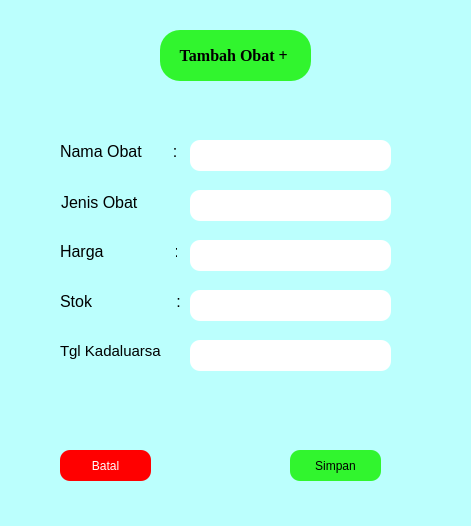
<?xml version="1.0" encoding="UTF-8"?>
<ui version="4.0">
 <class>MainWindow</class>
 <widget class="QMainWindow" name="MainWindow">
  <property name="geometry">
   <rect>
    <x>0</x>
    <y>0</y>
    <width>471</width>
    <height>526</height>
   </rect>
  </property>
  <property name="windowTitle">
   <string>MainWindow</string>
  </property>
  <property name="styleSheet">
   <string notr="true">background-color: rgb(187, 255, 253);</string>
  </property>
  <widget class="QWidget" name="centralwidget">
   <widget class="QLabel" name="label">
    <property name="geometry">
     <rect>
      <x>160</x>
      <y>30</y>
      <width>151</width>
      <height>51</height>
     </rect>
    </property>
    <property name="font">
     <font>
      <family>Times New Roman</family>
      <pointsize>12</pointsize>
      <bold>true</bold>
     </font>
    </property>
    <property name="styleSheet">
     <string notr="true">background-color: rgb(49, 245, 46);
border-radius: 20px;</string>
    </property>
    <property name="text">
     <string>     Tambah Obat +</string>
    </property>
   </widget>
   <widget class="QLabel" name="label_2">
    <property name="geometry">
     <rect>
      <x>60</x>
      <y>140</y>
      <width>116</width>
      <height>22</height>
     </rect>
    </property>
    <property name="font">
     <font>
      <pointsize>12</pointsize>
     </font>
    </property>
    <property name="text">
     <string>Nama Obat       :</string>
    </property>
   </widget>
   <widget class="QLabel" name="label_3">
    <property name="geometry">
     <rect>
      <x>61</x>
      <y>191</y>
      <width>117</width>
      <height>22</height>
     </rect>
    </property>
    <property name="font">
     <font>
      <pointsize>12</pointsize>
     </font>
    </property>
    <property name="text">
     <string>Jenis Obat         :</string>
    </property>
   </widget>
   <widget class="QLabel" name="label_4">
    <property name="geometry">
     <rect>
      <x>60</x>
      <y>240</y>
      <width>117</width>
      <height>22</height>
     </rect>
    </property>
    <property name="font">
     <font>
      <pointsize>12</pointsize>
     </font>
    </property>
    <property name="text">
     <string>Harga                :</string>
    </property>
   </widget>
   <widget class="QLabel" name="label_5">
    <property name="geometry">
     <rect>
      <x>60</x>
      <y>290</y>
      <width>121</width>
      <height>22</height>
     </rect>
    </property>
    <property name="font">
     <font>
      <pointsize>12</pointsize>
     </font>
    </property>
    <property name="text">
     <string>Stok                   :</string>
    </property>
   </widget>
   <widget class="QLineEdit" name="lineEdit_2">
    <property name="enabled">
     <bool>true</bool>
    </property>
    <property name="geometry">
     <rect>
      <x>190</x>
      <y>190</y>
      <width>201</width>
      <height>31</height>
     </rect>
    </property>
    <property name="styleSheet">
     <string notr="true">background-color: rgb(255, 255, 255);
border-radius: 10px;</string>
    </property>
   </widget>
   <widget class="QLineEdit" name="lineEdit_3">
    <property name="enabled">
     <bool>true</bool>
    </property>
    <property name="geometry">
     <rect>
      <x>190</x>
      <y>240</y>
      <width>201</width>
      <height>31</height>
     </rect>
    </property>
    <property name="styleSheet">
     <string notr="true">background-color: rgb(255, 255, 255);
border-radius: 10px;</string>
    </property>
   </widget>
   <widget class="QLineEdit" name="lineEdit_4">
    <property name="enabled">
     <bool>true</bool>
    </property>
    <property name="geometry">
     <rect>
      <x>190</x>
      <y>290</y>
      <width>201</width>
      <height>31</height>
     </rect>
    </property>
    <property name="styleSheet">
     <string notr="true">background-color: rgb(255, 255, 255);
border-radius: 10px;</string>
    </property>
   </widget>
   <widget class="QPushButton" name="pushButton">
    <property name="geometry">
     <rect>
      <x>290</x>
      <y>450</y>
      <width>91</width>
      <height>31</height>
     </rect>
    </property>
    <property name="styleSheet">
     <string notr="true">border-radius: 10px;
background-color: rgb(49, 245, 46);</string>
    </property>
    <property name="text">
     <string>Simpan</string>
    </property>
   </widget>
   <widget class="QLineEdit" name="lineEdit">
    <property name="enabled">
     <bool>true</bool>
    </property>
    <property name="geometry">
     <rect>
      <x>190</x>
      <y>140</y>
      <width>201</width>
      <height>31</height>
     </rect>
    </property>
    <property name="styleSheet">
     <string notr="true">background-color: rgb(255, 255, 255);
border-radius: 10px;</string>
    </property>
   </widget>
   <widget class="QPushButton" name="pushButton_2">
    <property name="geometry">
     <rect>
      <x>60</x>
      <y>450</y>
      <width>91</width>
      <height>31</height>
     </rect>
    </property>
    <property name="styleSheet">
     <string notr="true">border-radius: 10px;
background-color: rgb(255, 0, 0);
color: rgb(255, 255, 255);</string>
    </property>
    <property name="text">
     <string>Batal</string>
    </property>
   </widget>
   <widget class="QLineEdit" name="lineEdit_6">
    <property name="enabled">
     <bool>true</bool>
    </property>
    <property name="geometry">
     <rect>
      <x>190</x>
      <y>340</y>
      <width>201</width>
      <height>31</height>
     </rect>
    </property>
    <property name="styleSheet">
     <string notr="true">background-color: rgb(255, 255, 255);
border-radius: 10px;</string>
    </property>
   </widget>
   <widget class="QLabel" name="label_7">
    <property name="geometry">
     <rect>
      <x>60</x>
      <y>340</y>
      <width>121</width>
      <height>22</height>
     </rect>
    </property>
    <property name="font">
     <font>
      <pointsize>11</pointsize>
     </font>
    </property>
    <property name="text">
     <string>Tgl Kadaluarsa     :</string>
    </property>
   </widget>
  </widget>
  <widget class="QMenuBar" name="menubar">
   <property name="geometry">
    <rect>
     <x>0</x>
     <y>0</y>
     <width>471</width>
     <height>22</height>
    </rect>
   </property>
  </widget>
  <widget class="QStatusBar" name="statusbar"/>
 </widget>
 <resources>
  <include location="../Downloads/design icons/logoApotek.qrc"/>
 </resources>
 <connections/>
</ui>
